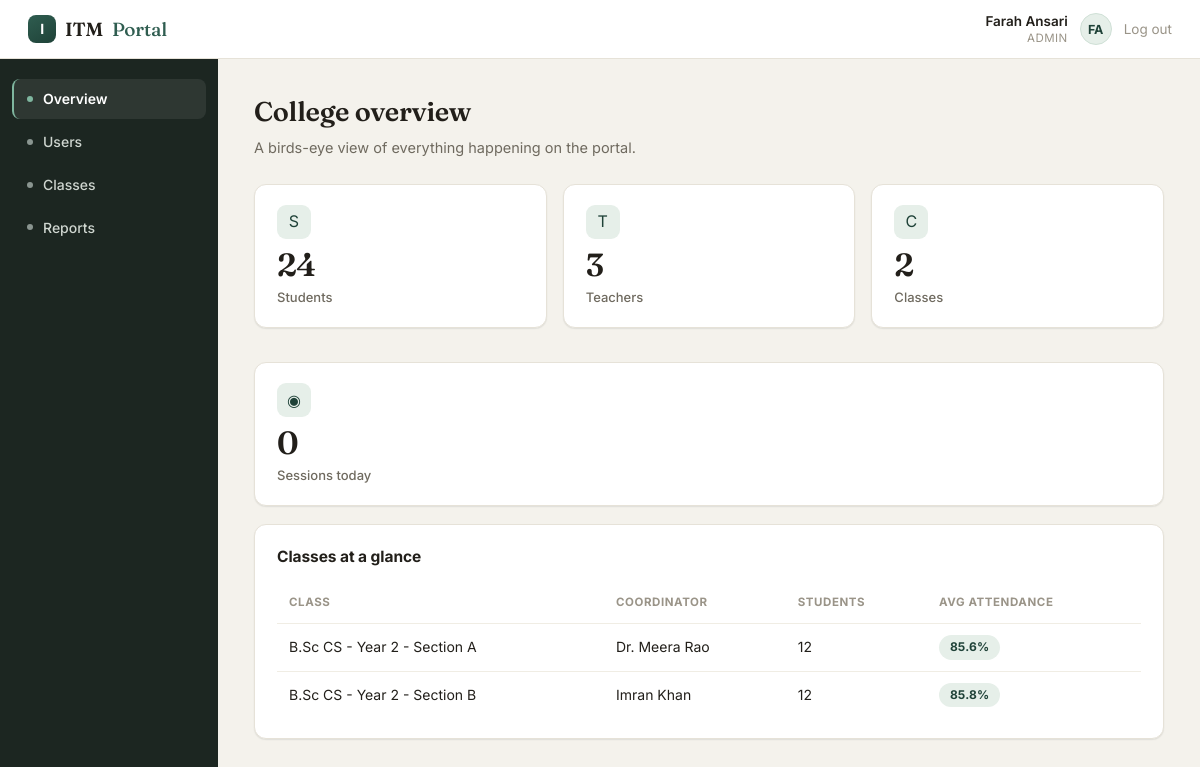
The page /admin/dashboard (signed in) on the database its author committed.
### backend/models.py (models this page shows, shortened)
class SchoolClass(db.Model):
    __tablename__ = "classes"
    id = db.Column(db.Integer, primary_key=True)
    name = db.Column(db.String(80), nullable=False)
    coordinator_id = db.Column(db.Integer, db.ForeignKey("users.id", use_alter=True, name="fk_class_coordinator"), nullable=True)
    coordinator = db.relationship("User", foreign_keys=[coordinator_id])
    students = db.relationship("User", foreign_keys=[User.class_id], back_populates="student_class")
    subjects = db.relationship("Subject", back_populates="school_class")

class User(db.Model):
    __tablename__ = "users"
    id = db.Column(db.Integer, primary_key=True)
    name = db.Column(db.String(120), nullable=False)
    email = db.Column(db.String(120), unique=True, nullable=False)
    password_hash = db.Column(db.String(255), nullable=False)
    role = db.Column(db.String(20), nullable=False)  # student | teacher | admin
    roll_number = db.Column(db.String(30), unique=True, nullable=True)
    class_id = db.Column(db.Integer, db.ForeignKey("classes.id"), nullable=True)
    qr_code_value = db.Column(db.String(64), unique=True, nullable=True)  # failsafe ID QR
    parent_name = db.Column(db.String(120), nullable=True)
    parent_phone = db.Column(db.String(20), nullable=True)  # digits with country code, e.g. 91XXXXXXXXXX
    employee_id = db.Column(db.String(30), unique=True, nullable=True)
    created_at = db.Column(db.DateTime, default=datetime.utcnow)
    student_class = db.relationship("SchoolClass", foreign_keys=[class_id], back_populates="students")

### backend/app.py (the view)
@app.route("/admin/dashboard")
@login_required("admin")
def admin_dashboard():
    total_students = User.query.filter_by(role="student").count()
    total_teachers = User.query.filter_by(role="teacher").count()
    total_classes = SchoolClass.query.count()
    total_sessions_today = AttendanceSession.query.filter(AttendanceSession.date == date.today()).count()
    classes = SchoolClass.query.all()
    class_rows = []
    for c in classes:
        rows = class_attendance_report(c)
        valid = [r["pct"] for r in rows if r["pct"] is not None]
        avg = round(sum(valid) / len(valid), 1) if valid else None
        class_rows.append({"school_class": c, "avg_pct": avg, "student_count": len(c.students)})
    return render_template(
        "admin/dashboard.html", total_students=total_students, total_teachers=total_teachers,
        total_classes=total_classes, total_sessions_today=total_sessions_today, class_rows=class_rows
    )

### backend/app.py (called while the page is built)
def login_required(role=None):
    def decorator(fn):
        @wraps(fn)
        def wrapper(*args, **kwargs):
            if "user_id" not in session:
                return redirect(url_for("login"))
            if role and session.get("role") != role:
                flash("You don't have access to that page.", "error")
                return redirect(url_for("post_login_redirect"))
            return fn(*args, **kwargs)
        return wrapper
    return decorator

def class_attendance_report(school_class):
    subject_ids = [s.id for s in school_class.subjects]
    all_sessions = AttendanceSession.query.filter(AttendanceSession.subject_id.in_(subject_ids)).all() if subject_ids else []
    session_ids = [s.id for s in all_sessions]
    rows = []
    for student in school_class.students:
        present = AttendanceRecord.query.filter(
            AttendanceRecord.student_id == student.id,
            AttendanceRecord.session_id.in_(session_ids) if session_ids else False,
            AttendanceRecord.status == "present"
        ).count() if session_ids else 0
        held = len(session_ids)
        pct = round((present / held) * 100, 1) if held else None
        rows.append({"student": student, "present": present, "held": held, "pct": pct})
    return rows

### frontend/templates/admin/dashboard.html (shortened to what this page needs)
{% extends "base.html" %}
{% block nav %}
  <a href="{{ url_for('admin_dashboard') }}" class="active">Overview</a>
  <a href="{{ url_for('admin_users') }}">Users</a>
  <a href="{{ url_for('admin_classes') }}">Classes</a>
  <a href="{{ url_for('admin_reports') }}">Reports</a>
{% endblock %}
{% block content %}
  <h1>College overview</h1>
  <p class="subtitle">A birds-eye view of everything happening on the portal.</p>
  <div class="card-row">
    <div class="card"><div class="stat"><div class="icon">S</div><div class="num">{{ total_students }}</div><div class="label">Students</div></div></div>
    <div class="card"><div class="stat"><div class="icon">T</div><div class="num">{{ total_teachers }}</div><div class="label">Teachers</div></div></div>
    <div class="card"><div class="stat"><div class="icon">C</div><div class="num">{{ total_classes }}</div><div class="label">Classes</div></div></div>
    <div class="card"><div class="stat"><div class="icon">&#9673;</div><div class="num">{{ total_sessions_today }}</div><div class="label">Sessions today</div></div></div>
  </div>
  <div class="card">
    <h2>Classes at a glance</h2>
    <table>
      <thead><tr><th>Class</th><th>Coordinator</th><th>Students</th><th>Avg attendance</th></tr></thead>
      <tbody>
        {% for row in class_rows %}
        <tr>
          <td>{{ row.school_class.name }}</td>
          <td>{{ row.school_class.coordinator.name if row.school_class.coordinator else '—' }}</td>
          <td>{{ row.student_count }}</td>
          <td>
            {% if row.avg_pct is not none %}
              <span class="pill {% if row.avg_pct < 75 %}bad{% elif row.avg_pct < 85 %}warn{% else %}good{% endif %}">{{ row.avg_pct }}%</span>
            {% else %}—{% endif %}
          </td>
        </tr>
        {% endfor %}
      </tbody>
    </table>
  </div>
{% endblock %}

### frontend/static/css/style.css (style rules this page uses)
:root { --bg: #f4f2ec; --surface: #ffffff; --ink: #221f1a; --ink-soft: #6f6a5f; --ink-faint: #9a9488; --border: #e6e2d8; --border-soft: #f0ede4; --accent: #2f5d50; --accent-dark: #1f4238; --accent-soft: #e6efe9; --accent-line: #cfe0d6; --gold: #c17f3e; --gold-soft: #f8ecdd; --warn: #b5651d; --warn-soft: #fbeee2; --bad: #a3312b; --bad-soft: #fbeae9; --nav-bg: #1c2621; --nav-ink: #cfd6d0; --nav-ink-dim: #8a9590; --nav-active: #2f5d50; --radius: 12px; --radius-sm: 8px; --shadow-sm: 0 1px 2px rgba(28, 38, 33, 0.05), 0 1px 1px rgba(28, 38, 33, 0.04); --shadow-md: 0 6px 20px rgba(28, 38, 33, 0.08), 0 2px 6px rgba(28, 38, 33, 0.05); font-family: "Inter", -apple-system, BlinkMacSystemFont, "Segoe UI", Helvetica, Arial, sans-serif; }
* { box-sizing: border-box; }
body { margin: 0; background: var(--bg); color: var(--ink); line-height: 1.55; -webkit-font-smoothing: antialiased; }
a { color: var(--accent); text-decoration: none; }
.sidenav a { display: flex; align-items: center; gap: 10px; padding: 9px 13px; margin-bottom: 3px; border-radius: var(--radius-sm); color: var(--nav-ink); font-size: 14px; font-weight: 500; border-left: 2px solid transparent; }
.sidenav a::before { content: ""; width: 6px; height: 6px; border-radius: 100px; background: var(--nav-ink-dim); flex-shrink: 0; }
.sidenav a.active { background: rgba(255,255,255,0.08); color: #fff; font-weight: 600; border-left-color: #7fb69f; }
.sidenav a.active::before { background: #7fb69f; }
h1 { font-family: "Fraunces", serif; font-size: 27px; font-weight: 600; margin: 0 0 4px; letter-spacing: -0.01em; }
h2 { font-size: 15.5px; font-weight: 700; margin: 0 0 14px; letter-spacing: -0.005em; }
.subtitle { color: var(--ink-soft); font-size: 14.5px; margin: 0 0 24px; }
.card { background: var(--surface); border: 1px solid var(--border); border-radius: var(--radius); padding: 20px 22px; margin-bottom: 18px; box-shadow: var(--shadow-sm); }
.card-row { display: flex; gap: 16px; flex-wrap: wrap; }
.card-row .card { flex: 1; min-width: 220px; }
.stat { display: flex; flex-direction: column; gap: 6px; }
.stat .icon { width: 34px; height: 34px; border-radius: 9px; background: var(--accent-soft); color: var(--accent-dark); display: flex; align-items: center; justify-content: center; font-size: 16px; margin-bottom: 4px; }
.stat .num { font-family: "Fraunces", serif; font-size: 32px; font-weight: 600; letter-spacing: -0.02em; line-height: 1; }
.stat .label { font-size: 13px; color: var(--ink-soft); font-weight: 500; }
.pill { display: inline-flex; align-items: center; gap: 5px; padding: 3px 11px; border-radius: 100px; font-size: 12px; font-weight: 700; letter-spacing: 0.01em; }
.pill.good { background: var(--accent-soft); color: var(--accent-dark); }
table { width: 100%; border-collapse: collapse; font-size: 14px; }
th, td { text-align: left; padding: 11px 12px; border-bottom: 1px solid var(--border-soft); }
th { color: var(--ink-faint); font-weight: 700; font-size: 11.5px; text-transform: uppercase; letter-spacing: 0.05em; }
tr:last-child td { border-bottom: none; }

### rows shown on the page
SchoolClass: school_class.name "B.Sc CS - Year 2 - Section A"
User: school_class.coordinator "Dr. Meera Rao"
SchoolClass: school_class.name "B.Sc CS - Year 2 - Section B"
User: school_class.coordinator "Imran Khan"

### other values the page prints
{{ session.get('name') }} "Farah Ansari"
{{ session.get('role') }} "ADMIN"
{{ session.get('name', '?')[:1] }} "F"
{{ session.get('name', ' ?').split(' ')[-1][:1] }} "A"
{{ total_students }} "24"
{{ total_teachers }} "3"
{{ total_classes }} "2"
{{ total_sessions_today }} "0"
{{ row.student_count }} "12" "12"
{{ row.avg_pct }} "85.6" "85.8"
